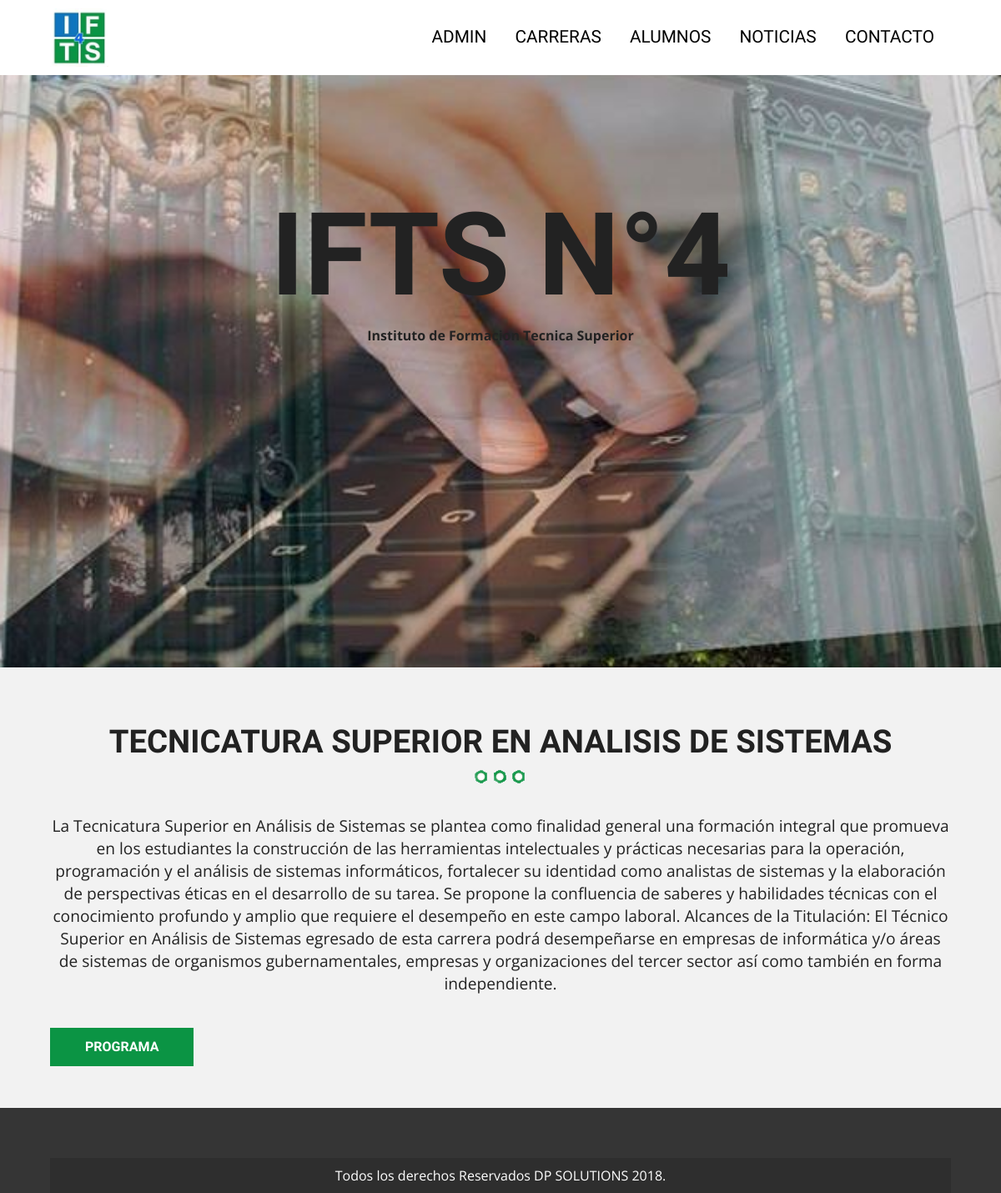
The page /carreras.php on the database its author committed.
### tables this page shows
CREATE TABLE `carreras` (
  `idCarreras` int(11) NOT NULL,
  `nombreCarrera` varchar(50) NOT NULL,
  `descripCarrera` longtext NOT NULL,
  `programaCarrera` varchar(50) DEFAULT NULL
);

### carreras.php (the view, shortened to what this page needs)
<?php include_once 'includes/templates/header.php'; ?>
                <?php
                  try {
                    require_once('includes/funciones/bd_conexion.php');
                    $sql = "SELECT * FROM carreras";
                    $resultado = $conn->query($sql);
                  } catch (Exception $e) {
                    $error = $e->getMessage();
                  }
               ?>
        <section class="seccion contenedor">
             <?php while($carreras = $resultado->fetch_all(MYSQLI_ASSOC) ) { ?>
                     <?php foreach($carreras as $carrera): ?>
                      <h2><?php echo $carrera['nombreCarrera']; ?></h2>
                      <p><?php echo $carrera['descripCarrera']; ?></p>
                    <a href="/tecnicatura/img/programa_carrera/<?php echo $carrera['programaCarrera']; ?>" download="programa_<?php echo $carrera['programaCarrera']; ?>"><button class="button">PROGRAMA</button></a>
                     <?php endforeach; ?>
                 <?php } ?>
        </section>
    <?php include_once 'includes/templates/footer.php'; ?>

### css/main.css (style rules this page uses)
html { color: #222; font-size: 1em; line-height: 1.4; }
html { box-sizing: border-box; }
*,*:before,*:after { box-sizing: inherit; }
body { background-color: #f2f2f2; font-family: 'Open Sans', sans-serif; }
.contenedor { width: 98%; margin:0 auto; }
@media only screen and (min-width:480px) { .contenedor { width: 95%; } }
@media only screen and (min-width:768px) { .contenedor { width: 90%; } }
@media only screen and (min-width:992px) { .contenedor { width: 90%; max-width: 1100px; } }
.seccion { padding: 30px 0; }
.seccion p { font-size: 1.2em; text-align: center; }
h2 { font-family: 'Oswald', sans-serif; font-size: 2.4em; text-transform: uppercase; text-align: center; }
h2::after { content: ''; margin: 0 auto; background-image: url(../img/separador.png); height: 30px; width: 100px; display: block; }
.button { background-color: #0b9444; padding: 10px 40px; color: #ffffff; text-transform: uppercase; font-weight: bold; font-family: 'Oswald', sans-serif; text-decoration: none; font-size: 1em; margin-top: 20px; display: inline-block; transition: all .3s ease; border: 2px solid #0b9444; }

### rows shown on the page
carreras: nombreCarrera "TECNICATURA SUPERIOR EN ANALISIS DE SISTEMAS", descripCarrera "La Tecnicatura Superior en Análisis de Sistemas se plantea como finalidad general una formación integral que promueva en los estudiantes la construcción de las herramientas intelectuales y prácticas necesarias para la operación, programación y el análisis de sistemas informáticos, fortalecer su identidad como analistas de sistemas y la elaboración de perspectivas éticas en el desarrollo de su tarea. Se propone la confluencia de saberes y habilidades técnicas con el conocimiento profundo y amplio que requiere el desempeño en este campo laboral. Alcances de la Titulación: El Técnico Superior en Análisis de Sistemas egresado de esta carrera podrá desempeñarse en empresas de informática y/o…"
